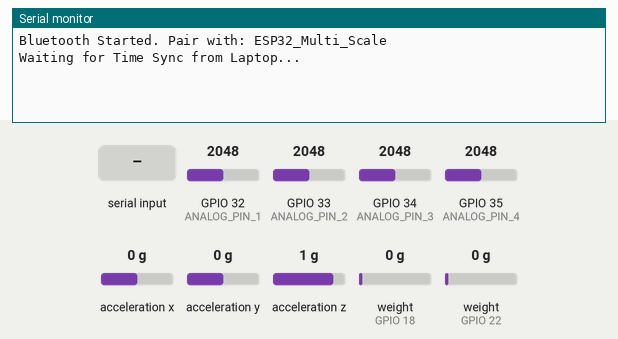
Recording of a sketch running on a simulated ESP32. Shown: the last lines printed to the serial monitor. Wiring (inferred from the names in the program): MPU-6050 motion sensor at I2C address 0x68. Inputs (shaded band) come from the test bench; at power-on: acceleration x 0 g, weight on the scale (sensors on GPIO 18, GPIO 22) 0 g, GPIO 32 (ANALOG_PIN_1) = 2048, GPIO 33 (ANALOG_PIN_2) = 2048, GPIO 34 (ANALOG_PIN_3) = 2048, GPIO 35 (ANALOG_PIN_4) = 2048, acceleration y 0 g, acceleration z 1 g. Nothing arrives over Bluetooth unless stated.

Above: at 1.8 s.
1.9 s: "SYNC:\n" received over the second serial link
At 3.2 s:
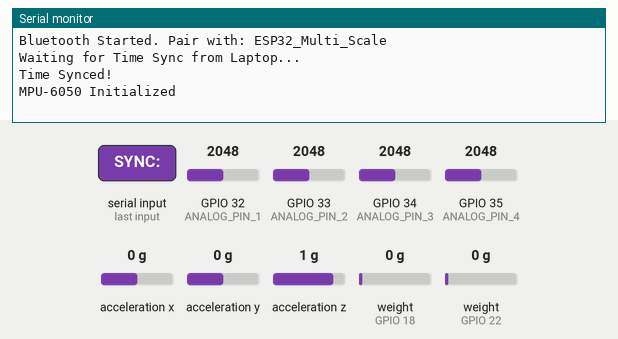
3.5 s: acceleration x set to -1.4 g
At 6.41 s:
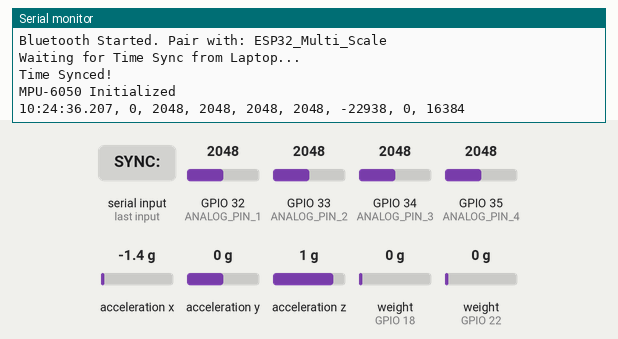
6.5 s: weight on the scale (sensor on GPIO 18) set to 100 g
At 6.72 s:
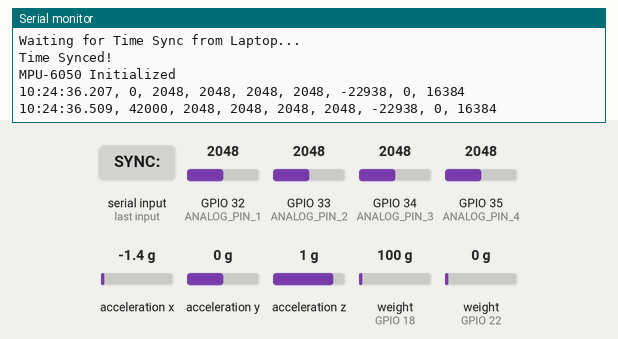
8.0 s: weight on the scale (sensor on GPIO 22) set to 100 g
At 8.23 s:
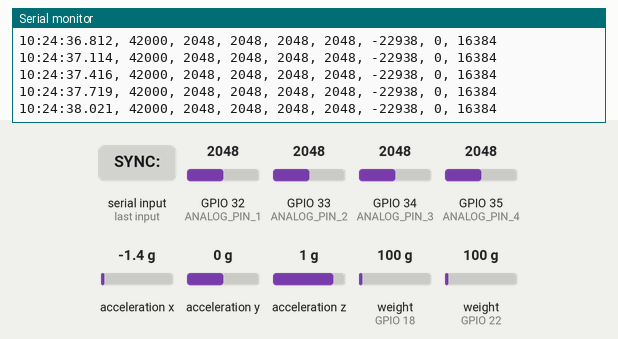
9.5 s: GPIO 32 (ANALOG_PIN_1) set to 2866
At 9.74 s:
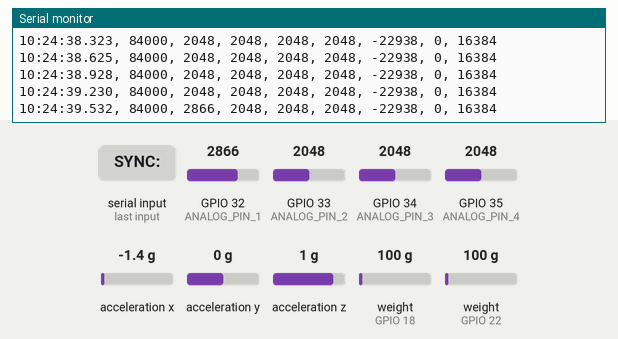
11.0 s: GPIO 33 (ANALOG_PIN_2) set to 2866
At 11.25 s:
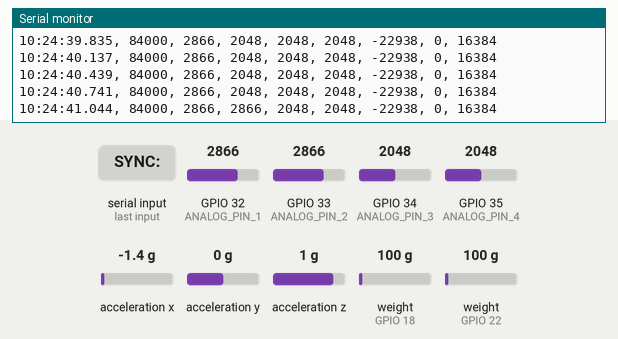
Timing chart, 0 to 13.5 s (numbered marks = the images above; inputs shaded):
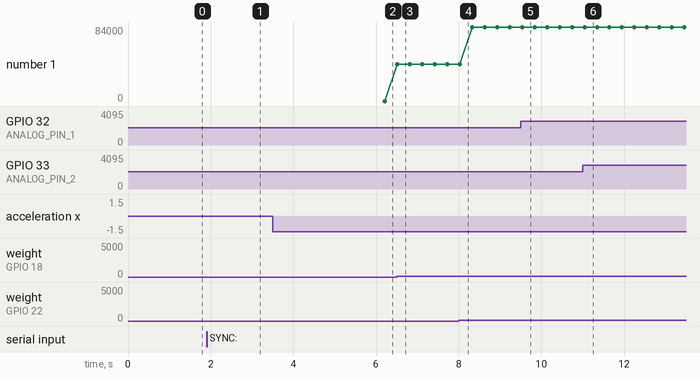

Measured:
- after the input at 1.9 s, the serial monitor: prints a new line after 0.10 s (image 1)
- after the input at 3.5 s, the serial monitor: prints a new line after 2.7 s (image 2)
- after the input at 6.5 s, the serial monitor: prints a new line at once (image 3)
- after the input at 9.5 s, the serial monitor: prints a new line at once (image 5)
- after the input at 11.0 s, the serial monitor: prints a new line at once (image 6)
- plotted number 1: 0 → 42000 after the input at 6.5 s, 42000 → 84000 after the input at 8.0 s

The sketch:

OpenConnectionCode.ino
```cpp
#include "HX711.h"
#include <time.h>
#include <sys/time.h>
#include "BluetoothSerial.h" // [cite: 1]
#include "Wire.h"            // [cite: 1]

// --- BLUETOOTH SETUP ---
BluetoothSerial SerialBT;
#define BT_DEVICE_NAME "ESP32_Multi_Scale" //

// --- PIN CONFIGURATION ---
// SCALES
#define DOUT1 22 //  WARNING: Check for conflict if using standard I2C (SCL=22)
#define CLK1  23
#define DOUT2 18
#define CLK2  19

// ANALOG
#define ANALOG_PIN_1 32
#define ANALOG_PIN_2 33
#define ANALOG_PIN_3 34
#define ANALOG_PIN_4 35

// MPU-6050 (GY-521)
// TODO: ENTER YOUR PINS BELOW
const int I2C_SDA = 21; // [cite: 1] User to fill in
const int I2C_SCL = 25; // [cite: 2] User to fill in
const int MPU_ADDR = 0x68; // [cite: 2]

// --- GLOBALS ---
HX711 scale1;
HX711 scale2; // [cite: 13]

char timeStringBuffer[32];
bool timeSynced = false;

// MPU Variables
int16_t accel_x, accel_y, accel_z;

void setup() {
  Serial.begin(115200);

  // Initialize Bluetooth
  SerialBT.begin(BT_DEVICE_NAME);
  Serial.println("Bluetooth Started. Pair with: " BT_DEVICE_NAME); // [cite: 14]

  // --- WAIT FOR SYNC ---
  Serial.println("Waiting for Time Sync from Laptop...");
  while (!timeSynced) { // [cite: 15]
    if (SerialBT.available()) {
      String incoming = SerialBT.readStringUntil('\n');
      incoming.trim();
      // Expected format: "SYNC:<unix_timestamp_seconds>"
      if (incoming.startsWith("SYNC:")) { // [cite: 16]
        long timestamp = incoming.substring(5).toInt();
        struct timeval now = { .tv_sec = (time_t)timestamp, .tv_usec = 0 }; // [cite: 17]
        settimeofday(&now, NULL); // [cite: 18]

        timeSynced = true;
        SerialBT.println("ACK_SYNC_MULTI");
        Serial.println("Time Synced!");
      }
    } else {
      SerialBT.println("WAITING_FOR_SYNC_MULTI");
      delay(500); // [cite: 20]
    }
  }

  // --- SENSOR SETUP ---

  // 1. Scales
  scale1.begin(DOUT1, CLK1);
  scale2.begin(DOUT2, CLK2);

  // 2. MPU-6050
  // Initialize I2C with user-defined pins
  Wire.begin(I2C_SDA, I2C_SCL); // [cite: 4]
  Wire.beginTransmission(MPU_ADDR); // [cite: 5]
  Wire.write(0x6B); // PWR_MGMT_1 register
  Wire.write(0);    // Wake up MPU-6050
  Wire.endTransmission(true);
  Serial.println("MPU-6050 Initialized");

  // Tare Scales
  SerialBT.println("Taring scales... Remove any weight.");
  scale1.tare(); // [cite: 21]
  scale2.tare();
  delay(2000);
  SerialBT.println("Tare complete.");

  // Header
  // Updated to include Acceleration columns
  SerialBT.println("Time,Scale1,Scale2,Analog1,Analog2,Analog3,Analog4,AccelX,AccelY,AccelZ");
}

void loop() {
  if (!timeSynced) return;

  // Check if scales are ready
  bool s1_ready = scale1.is_ready();
  bool s2_ready = scale2.is_ready(); // [cite: 22]

  if (s1_ready && s2_ready) {
    // 1. Read Scales
    long reading1 = scale1.read();
    long reading2 = scale2.read();

    // 2. Read Analog
    int ana1 = analogRead(ANALOG_PIN_1);
    int ana2 = analogRead(ANALOG_PIN_2); // [cite: 24]
    int ana3 = analogRead(ANALOG_PIN_3);
    int ana4 = analogRead(ANALOG_PIN_4);

    // 3. Read MPU-6050 Acceleration
    Wire.beginTransmission(MPU_ADDR);
    Wire.write(0x3B); // Starting register for Accel Readings
    Wire.endTransmission(false);
    // Request 6 bytes (2 bytes per axis: X, Y, Z)
    Wire.requestFrom(MPU_ADDR, 6, true);

    if (Wire.available() >= 6) {
        accel_x = Wire.read() << 8 | Wire.read();
        accel_y = Wire.read() << 8 | Wire.read();
        accel_z = Wire.read() << 8 | Wire.read(); // [cite: 7]
    }

    // 4. Get Time
    struct timeval tv;
    gettimeofday(&tv, NULL);
    struct tm* timeinfo = gmtime(&tv.tv_sec);
    strftime(timeStringBuffer, sizeof(timeStringBuffer), "%H:%M:%S", timeinfo);
    int millisec = tv.tv_usec / 1000;
    // 5. Print to Bluetooth
    SerialBT.printf("%s.%03d, %ld, %ld, %d, %d, %d, %d, %d, %d\n",
                  timeStringBuffer, millisec,
                  (reading1+ reading2),
                  ana1, ana2, ana3, ana4,
                  accel_x, accel_y, accel_z);

    // 6. Print to USB (Debugging)
    Serial.printf("%s.%03d, %ld, %ld, %d, %d, %d, %d, %d, %d\n",
                  timeStringBuffer, millisec,
                  (reading1 + reading2),
                  ana1, ana2, ana3, ana4,
                  accel_x, accel_y, accel_z);

  } else {
     // Optional heartbeat
  }

  delay(100); // 10Hz Sample Rate
}
```
